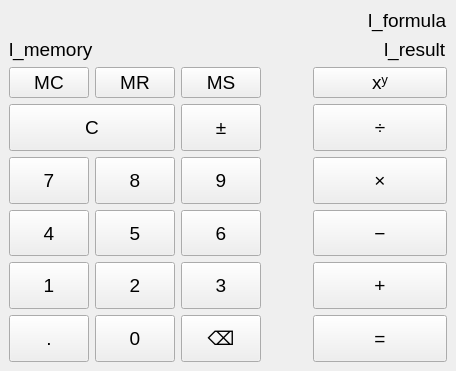
<?xml version="1.0" encoding="UTF-8"?>
<ui version="4.0">
 <class>MainWindow</class>
 <widget class="QMainWindow" name="MainWindow">
  <property name="geometry">
   <rect>
    <x>0</x>
    <y>0</y>
    <width>456</width>
    <height>371</height>
   </rect>
  </property>
  <property name="sizePolicy">
   <sizepolicy hsizetype="Preferred" vsizetype="Preferred">
    <horstretch>0</horstretch>
    <verstretch>0</verstretch>
   </sizepolicy>
  </property>
  <property name="font">
   <font>
    <pointsize>14</pointsize>
   </font>
  </property>
  <property name="windowTitle">
   <string>Калькулятор</string>
  </property>
  <widget class="QWidget" name="centralwidget">
   <layout class="QGridLayout" name="gridLayout">
    <item row="7" column="4">
     <widget class="QPushButton" name="pb_eq">
      <property name="sizePolicy">
       <sizepolicy hsizetype="Minimum" vsizetype="MinimumExpanding">
        <horstretch>3</horstretch>
        <verstretch>2</verstretch>
       </sizepolicy>
      </property>
      <property name="text">
       <string>=</string>
      </property>
     </widget>
    </item>
    <item row="7" column="1">
     <widget class="QPushButton" name="pb_0">
      <property name="sizePolicy">
       <sizepolicy hsizetype="Minimum" vsizetype="MinimumExpanding">
        <horstretch>1</horstretch>
        <verstretch>2</verstretch>
       </sizepolicy>
      </property>
      <property name="text">
       <string>0</string>
      </property>
     </widget>
    </item>
    <item row="6" column="2">
     <widget class="QPushButton" name="pb_3">
      <property name="sizePolicy">
       <sizepolicy hsizetype="Minimum" vsizetype="MinimumExpanding">
        <horstretch>1</horstretch>
        <verstretch>2</verstretch>
       </sizepolicy>
      </property>
      <property name="text">
       <string>3</string>
      </property>
     </widget>
    </item>
    <item row="2" column="4">
     <widget class="QPushButton" name="pb_pow">
      <property name="sizePolicy">
       <sizepolicy hsizetype="Minimum" vsizetype="Fixed">
        <horstretch>3</horstretch>
        <verstretch>1</verstretch>
       </sizepolicy>
      </property>
      <property name="text">
       <string>xʸ</string>
      </property>
     </widget>
    </item>
    <item row="5" column="2">
     <widget class="QPushButton" name="pb_6">
      <property name="sizePolicy">
       <sizepolicy hsizetype="Minimum" vsizetype="MinimumExpanding">
        <horstretch>1</horstretch>
        <verstretch>2</verstretch>
       </sizepolicy>
      </property>
      <property name="text">
       <string>6</string>
      </property>
     </widget>
    </item>
    <item row="6" column="0">
     <widget class="QPushButton" name="pb_1">
      <property name="sizePolicy">
       <sizepolicy hsizetype="Minimum" vsizetype="MinimumExpanding">
        <horstretch>1</horstretch>
        <verstretch>2</verstretch>
       </sizepolicy>
      </property>
      <property name="text">
       <string>1</string>
      </property>
     </widget>
    </item>
    <item row="7" column="0">
     <widget class="QPushButton" name="pb_dot">
      <property name="sizePolicy">
       <sizepolicy hsizetype="Minimum" vsizetype="MinimumExpanding">
        <horstretch>1</horstretch>
        <verstretch>2</verstretch>
       </sizepolicy>
      </property>
      <property name="text">
       <string>.</string>
      </property>
     </widget>
    </item>
    <item row="2" column="1">
     <widget class="QPushButton" name="pb_MR">
      <property name="sizePolicy">
       <sizepolicy hsizetype="Minimum" vsizetype="Fixed">
        <horstretch>1</horstretch>
        <verstretch>1</verstretch>
       </sizepolicy>
      </property>
      <property name="text">
       <string>MR</string>
      </property>
     </widget>
    </item>
    <item row="4" column="4">
     <widget class="QPushButton" name="pb_mul">
      <property name="sizePolicy">
       <sizepolicy hsizetype="Minimum" vsizetype="MinimumExpanding">
        <horstretch>3</horstretch>
        <verstretch>2</verstretch>
       </sizepolicy>
      </property>
      <property name="text">
       <string>×</string>
      </property>
     </widget>
    </item>
    <item row="1" column="0" colspan="5">
     <layout class="QHBoxLayout" name="horizontalLayout_3">
      <item alignment="Qt::AlignmentFlag::AlignLeft">
       <widget class="QLabel" name="l_memory">
        <property name="text">
         <string>l_memory</string>
        </property>
       </widget>
      </item>
      <item alignment="Qt::AlignmentFlag::AlignRight">
       <widget class="QLabel" name="l_result">
        <property name="text">
         <string>l_result</string>
        </property>
       </widget>
      </item>
     </layout>
    </item>
    <item row="2" column="0">
     <widget class="QPushButton" name="pb_MC">
      <property name="sizePolicy">
       <sizepolicy hsizetype="Minimum" vsizetype="Fixed">
        <horstretch>1</horstretch>
        <verstretch>1</verstretch>
       </sizepolicy>
      </property>
      <property name="text">
       <string>MC</string>
      </property>
     </widget>
    </item>
    <item row="5" column="1">
     <widget class="QPushButton" name="pb_5">
      <property name="sizePolicy">
       <sizepolicy hsizetype="Minimum" vsizetype="MinimumExpanding">
        <horstretch>1</horstretch>
        <verstretch>2</verstretch>
       </sizepolicy>
      </property>
      <property name="text">
       <string>5</string>
      </property>
     </widget>
    </item>
    <item row="4" column="0">
     <widget class="QPushButton" name="pb_7">
      <property name="sizePolicy">
       <sizepolicy hsizetype="Minimum" vsizetype="MinimumExpanding">
        <horstretch>1</horstretch>
        <verstretch>2</verstretch>
       </sizepolicy>
      </property>
      <property name="text">
       <string>7</string>
      </property>
     </widget>
    </item>
    <item row="0" column="4" alignment="Qt::AlignmentFlag::AlignRight">
     <widget class="QLabel" name="l_formula">
      <property name="text">
       <string>l_formula</string>
      </property>
     </widget>
    </item>
    <item row="4" column="2">
     <widget class="QPushButton" name="pb_9">
      <property name="sizePolicy">
       <sizepolicy hsizetype="Minimum" vsizetype="MinimumExpanding">
        <horstretch>1</horstretch>
        <verstretch>2</verstretch>
       </sizepolicy>
      </property>
      <property name="text">
       <string>9</string>
      </property>
     </widget>
    </item>
    <item row="6" column="1">
     <widget class="QPushButton" name="pb_2">
      <property name="sizePolicy">
       <sizepolicy hsizetype="Minimum" vsizetype="MinimumExpanding">
        <horstretch>1</horstretch>
        <verstretch>2</verstretch>
       </sizepolicy>
      </property>
      <property name="text">
       <string>2</string>
      </property>
     </widget>
    </item>
    <item row="3" column="2">
     <widget class="QPushButton" name="pb_plusminus">
      <property name="sizePolicy">
       <sizepolicy hsizetype="Minimum" vsizetype="MinimumExpanding">
        <horstretch>1</horstretch>
        <verstretch>2</verstretch>
       </sizepolicy>
      </property>
      <property name="text">
       <string>±</string>
      </property>
     </widget>
    </item>
    <item row="6" column="4">
     <widget class="QPushButton" name="pb_add">
      <property name="sizePolicy">
       <sizepolicy hsizetype="Minimum" vsizetype="MinimumExpanding">
        <horstretch>3</horstretch>
        <verstretch>2</verstretch>
       </sizepolicy>
      </property>
      <property name="text">
       <string>+</string>
      </property>
     </widget>
    </item>
    <item row="3" column="4">
     <widget class="QPushButton" name="pb_div">
      <property name="sizePolicy">
       <sizepolicy hsizetype="Minimum" vsizetype="MinimumExpanding">
        <horstretch>3</horstretch>
        <verstretch>2</verstretch>
       </sizepolicy>
      </property>
      <property name="text">
       <string>÷</string>
      </property>
     </widget>
    </item>
    <item row="5" column="4">
     <widget class="QPushButton" name="pb_sub">
      <property name="sizePolicy">
       <sizepolicy hsizetype="Minimum" vsizetype="MinimumExpanding">
        <horstretch>3</horstretch>
        <verstretch>2</verstretch>
       </sizepolicy>
      </property>
      <property name="text">
       <string>−</string>
      </property>
     </widget>
    </item>
    <item row="3" column="0" colspan="2">
     <widget class="QPushButton" name="pb_C">
      <property name="sizePolicy">
       <sizepolicy hsizetype="Minimum" vsizetype="MinimumExpanding">
        <horstretch>1</horstretch>
        <verstretch>2</verstretch>
       </sizepolicy>
      </property>
      <property name="text">
       <string>C</string>
      </property>
     </widget>
    </item>
    <item row="4" column="1">
     <widget class="QPushButton" name="pb_8">
      <property name="sizePolicy">
       <sizepolicy hsizetype="Minimum" vsizetype="MinimumExpanding">
        <horstretch>1</horstretch>
        <verstretch>2</verstretch>
       </sizepolicy>
      </property>
      <property name="text">
       <string>8</string>
      </property>
     </widget>
    </item>
    <item row="5" column="0">
     <widget class="QPushButton" name="pb_4">
      <property name="sizePolicy">
       <sizepolicy hsizetype="Minimum" vsizetype="MinimumExpanding">
        <horstretch>1</horstretch>
        <verstretch>2</verstretch>
       </sizepolicy>
      </property>
      <property name="text">
       <string>4</string>
      </property>
     </widget>
    </item>
    <item row="7" column="2">
     <widget class="QPushButton" name="pb_erase">
      <property name="sizePolicy">
       <sizepolicy hsizetype="Minimum" vsizetype="MinimumExpanding">
        <horstretch>1</horstretch>
        <verstretch>2</verstretch>
       </sizepolicy>
      </property>
      <property name="text">
       <string>⌫</string>
      </property>
     </widget>
    </item>
    <item row="2" column="2">
     <widget class="QPushButton" name="pb_MS">
      <property name="sizePolicy">
       <sizepolicy hsizetype="Minimum" vsizetype="Fixed">
        <horstretch>1</horstretch>
        <verstretch>1</verstretch>
       </sizepolicy>
      </property>
      <property name="text">
       <string>MS</string>
      </property>
     </widget>
    </item>
    <item row="4" column="3">
     <spacer name="horizontalSpacer">
      <property name="orientation">
       <enum>Qt::Orientation::Horizontal</enum>
      </property>
      <property name="sizeHint" stdset="0">
       <size>
        <width>40</width>
        <height>20</height>
       </size>
      </property>
     </spacer>
    </item>
   </layout>
  </widget>
 </widget>
 <resources/>
 <connections/>
</ui>
